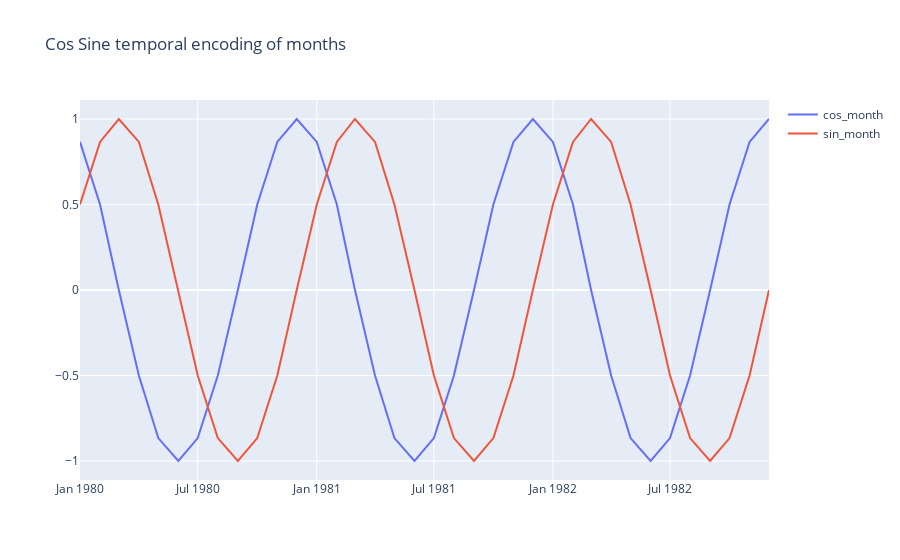

The code cell stored with this chart in its notebook:
### Code cell
fig = go.Figure()
fig.add_trace(go.Scatter(x = xr_mar.time.values.astype('datetime64[M]')[0:36], y = cos_month[0:36], 
                         mode = 'lines', name = 'cos_month'))
fig.add_trace(go.Scatter(x = xr_mar.time.values.astype('datetime64[M]')[0:36], y = sin_month[0:36], 
                         mode = 'lines', name = 'sin_month'))
fig.update_layout(title = "Cos Sine temporal encoding of months")
fig.show()

### Figure 1 — Plotly figure (JSON) as saved in the notebook; plotly's stock layout.template omitted (floating-point values rounded to 4 significant figures)
{"data": [{"mode": "lines", "name": "cos_month", "type": "scatter", "x": ["1980-01", "1980-02", "1980-03", "1980-04", "1980-05", "1980-06", "1980-07", "1980-08", "1980-09", "1980-10", "1980-11", "1980-12", "1981-01", "1981-02", "1981-03", "1981-04", "1981-05", "1981-06", "1981-07", "1981-08", "1981-09", "1981-10", "1981-11", "1981-12", "1982-01", "1982-02", "1982-03", "1982-04", "1982-05", "1982-06", "1982-07", "1982-08", "1982-09", "1982-10", "1982-11", "1982-12"], "y": [0.866, 0.5, 6.123e-17, -0.5, -0.866, -1, -0.866, -0.5, -1.837e-16, 0.5, 0.866, 1, 0.866, 0.5, 6.123e-17, -0.5, -0.866, -1, -0.866, -0.5, -1.837e-16, 0.5, 0.866, 1, 0.866, 0.5, 6.123e-17, -0.5, -0.866, -1, -0.866, -0.5, -1.837e-16, 0.5, 0.866, 1]}, {"mode": "lines", "name": "sin_month", "type": "scatter", "x": ["1980-01", "1980-02", "1980-03", "1980-04", "1980-05", "1980-06", "1980-07", "1980-08", "1980-09", "1980-10", "1980-11", "1980-12", "1981-01", "1981-02", "1981-03", "1981-04", "1981-05", "1981-06", "1981-07", "1981-08", "1981-09", "1981-10", "1981-11", "1981-12", "1982-01", "1982-02", "1982-03", "1982-04", "1982-05", "1982-06", "1982-07", "1982-08", "1982-09", "1982-10", "1982-11", "1982-12"], "y": [0.5, 0.866, 1, 0.866, 0.5, 1.225e-16, -0.5, -0.866, -1, -0.866, -0.5, -2.449e-16, 0.5, 0.866, 1, 0.866, 0.5, 1.225e-16, -0.5, -0.866, -1, -0.866, -0.5, -2.449e-16, 0.5, 0.866, 1, 0.866, 0.5, 1.225e-16, -0.5, -0.866, -1, -0.866, -0.5, -2.449e-16]}], "layout": {"title": {"text": "Cos Sine temporal encoding of months"}}}
